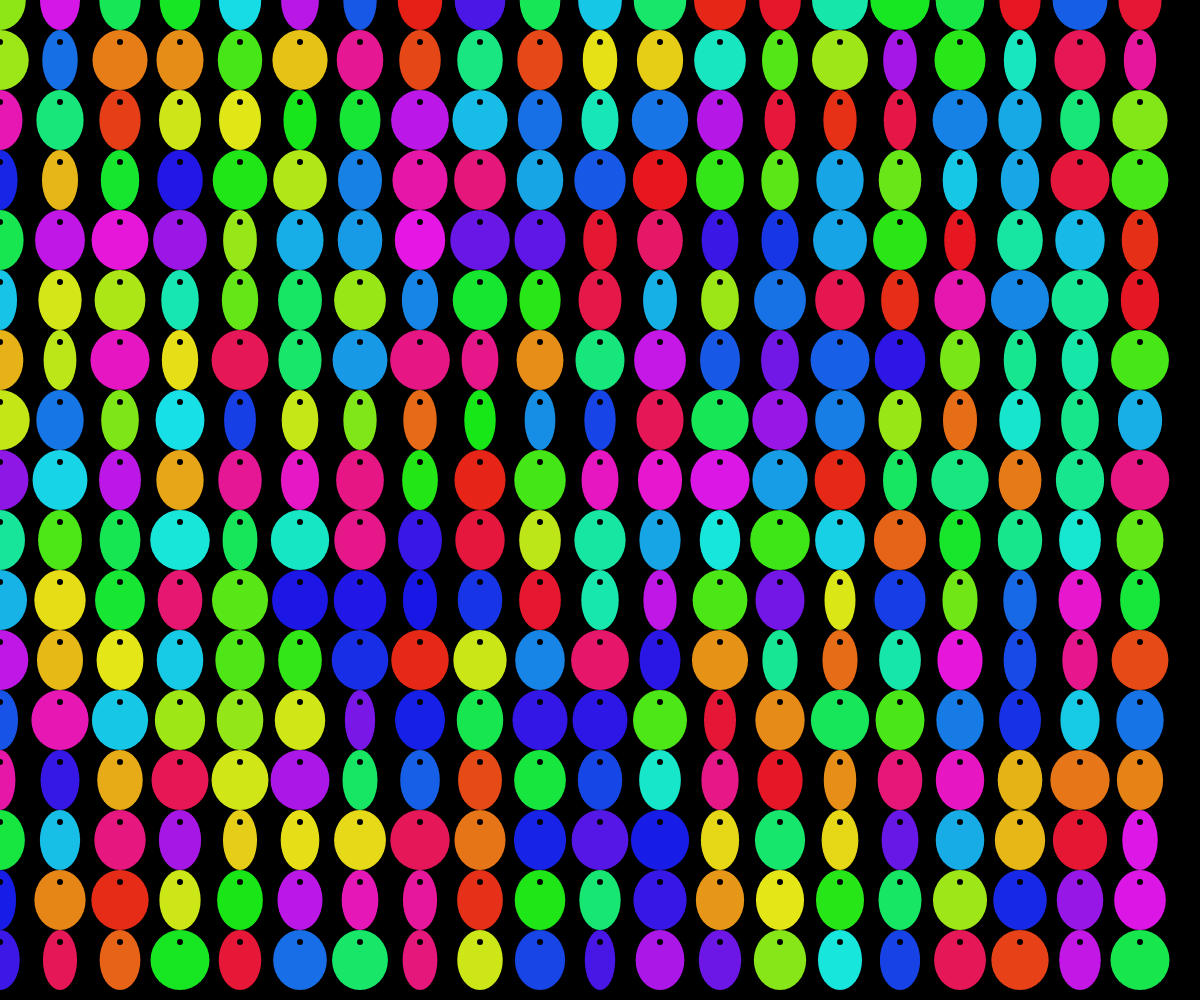
Frame 1 (no input)
Frame 60 (no input): identical to frame 1, image omitted
Frame 120 (the mouse pressed at the canvas centre since frame 60): blank canvas, image omitted

The p5.js sketch that drew this single still picture (run headless with seeded random() and noise() and a simulated clock; from frame 60 on, the mouse is pressed at the canvas centre):

// p5.js sketch
// ── sketch.js
let h;
let cRange, sizeBigCircle, sizeSmallCircle;

function setup() {
  // create canvas of window size
  createCanvas(windowWidth, windowHeight);
  colorMode(HSB, 360, 100, 100);
}

function draw() {
  // show the screen with black background
  background(0);
  randomSeed(0);
  drawCircles(0);
  if(mouseIsPressed){
    // show the screen with white background
    background(255);
    drawCircles(255);
  }

}

function drawCircles(c){
    
  // set the color range by mouseY
  cRange = map(mouseY, 0, windowHeight, 0, 360, true);
  
  // set the size range by mouseX
  sizeBigCircle = map(mouseX, 0, windowWidth, -60, 60,true);
  sizeSmallCircle = map(mouseX, 0, windowWidth, -6, 6, true);
  
  
  for(let y = 0; y < windowHeight; y += 60){
    for(let x = 0; x < windowWidth; x += 60){
      
      // change the color of circles by the position of mouseY
      h = random(0, 360);
      fill((h+cRange)%360, 90, 90);
      
      // if the mouse goes left
      if(mouseX < windowWidth / 2) {
        noStroke();
        // draw circles with different sizes
        ellipse(x, y, sizeBigCircle + random(0,30), 60);
                
        fill(c);
        noStroke();
        ellipse(x, y-18, sizeSmallCircle, 6);
      }
      // if the mouse goes right
      else if(mouseX > windowWidth/2) {
        noStroke();
        // draw circles with different sizes
        ellipse(x, y, sizeBigCircle - random(0,30), 60);
              
        fill(c);
        noStroke();
        ellipse(x, y-18, sizeSmallCircle, 6);
      }
      
    }
    
  }
  
  
}
